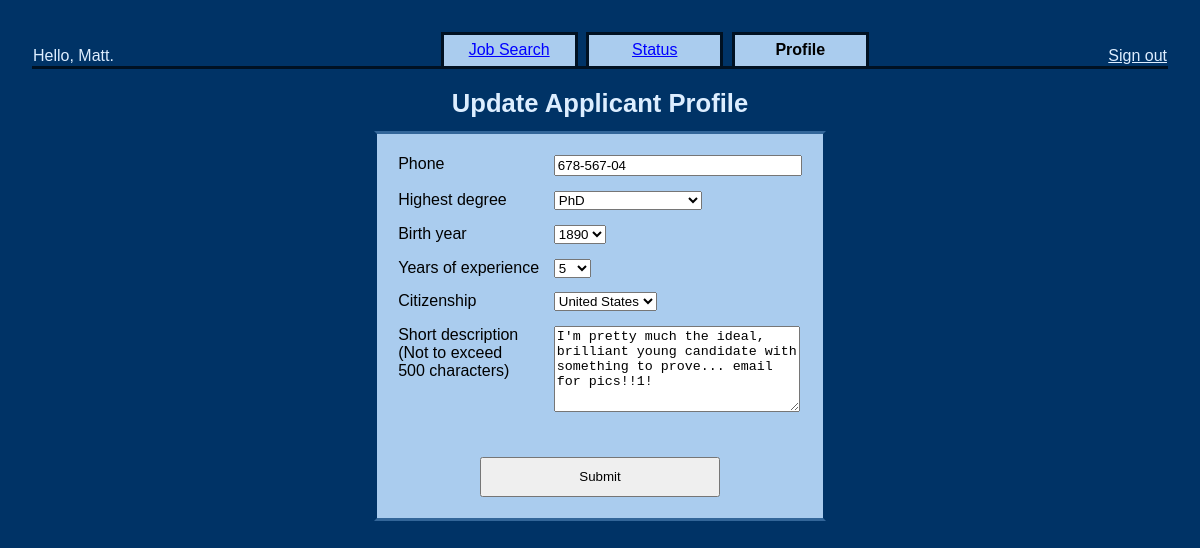
The app's page /applicant_profile.php (signed in) with its own data.
### tables this page shows
CREATE TABLE `CUSTOMER` (
  `USER_ID` int(11) NOT NULL auto_increment,
  `PASSWORD` varchar(32) NOT NULL,
  `EMAIL` varchar(220) NOT NULL,
  `NAME` varchar(255) NOT NULL,
  PRIMARY KEY  (`USER_ID`)
);

CREATE TABLE `APPLICANT` (
  `USER_ID` int(11) NOT NULL,
  `PHONE` char(10) default NULL,
  `HIGHEST_DEGREE` int(11) default NULL,
  `YEARS_EXPERIENCE` int(11) default NULL,
  `CITIZENSHIP` int(11) default NULL,
  `BIRTH_YEAR` int(11) default NULL,
  `DESCRIPTION` varchar(500) default NULL,
  PRIMARY KEY  (`USER_ID`),
  KEY `CITIZENSHIP` (`CITIZENSHIP`),
  KEY `HIGHEST_DEGREE` (`HIGHEST_DEGREE`)
);

### www/db.php (called while the page is built, shortened)
<?php
class Database {
    private $dblink;
    function __construct() {
        $host = "localhost";
        $user = "CareerWorks";
        $pass = "pineapple";
        $db_name = "CareerWorks";
        $dblink = @mysql_connect($host, $user, $pass);
        $this->dblink = $dblink;
    }
    private function doQuery($query) {
        $result = mysql_query($query, $this->dblink);
        return $result;
    }
    private function get_lookup_table($table) {
        $result = $this->doQuery(sprintf("
              SELECT  ID,
                      NAME
                FROM  %s LU
            ORDER BY  ID ASC",
            $table
        ));
        $arr = array();
        while ($row = mysql_fetch_assoc($result)) {
            $arr[$row['ID']] = $row['NAME'];
        }
        return $arr;
    }
    public function lookup_citizenship() {
        return $this->get_lookup_table("CITIZENSHIP_LU");
    }
    public function lookup_degree() {
        return $this->get_lookup_table("DEGREE_LU");
    }
    public function get_customer_name($user_id) {
        $result = $this->doQuery(sprintf("
              SELECT  C.NAME
                FROM  CUSTOMER C
               WHERE  C.USER_ID = '%s';",
            mysql_real_escape_string($user_id)
        ));
        $row = mysql_fetch_assoc($result);
        return $row['NAME'];
    }
    public function get_applicant($applicant_id) {
        $result = $this->doQuery(sprintf("
              SELECT  C.NAME,
                      C.EMAIL,
                      A.PHONE,
                      A.HIGHEST_DEGREE,
                      A.YEARS_EXPERIENCE,
                      A.CITIZENSHIP,
                      A.BIRTH_YEAR,
                      A.DESCRIPTION
                FROM  APPLICANT A,
                      CUSTOMER C
               WHERE  A.USER_ID = C.USER_ID
                 AND  A.USER_ID = '%s';",
            mysql_real_escape_string($applicant_id)
        ));
        $row = mysql_fetch_assoc($result);
        $applicant = array(
            'name' => $row['NAME'],
            'email' => $row['EMAIL'],
            'phone' => $row['PHONE'],
            'degree' => $row['HIGHEST_DEGREE'],
            'experience' => $row['YEARS_EXPERIENCE'],
            'citizenship' => $row['CITIZENSHIP'],
            'birth' => $row['BIRTH_YEAR'],
            'description' => $row['DESCRIPTION']
        );
        return $applicant;
    }
}
?>

### www/lib.php (called while the page is built, shortened)
<?
require_once('db.php');
$db = new Database();
?>

### www/applicant_profile.php (the view, shortened to what this page needs)
<?
require_once('lib.php');
$user_id = $_SESSION['user_id'];
if (register_post_keys('phone', 'degree', 'birth', 'experience',
                       'citizenship', 'description')) {
    $db->edit_applicant($user_id, $phone, $degree, $experience,
                        $citizenship, $birth, $description);
    goto_continue('Profile updated successfully.',
                  'applicant_profile.php');
} else {
    $applicant = $db->get_applicant($user_id);
    extract($applicant);
}
?>
<!DOCTYPE HTML PUBLIC "-//W3C//DTD HTML 4.01//EN" "http://www.w3.org/TR/html4/strict.dtd">
<html>
  <head>
    <link rel="stylesheet" href="style.css" type="text/css"/>
  </head>
  <body><form action="applicant_profile.php" method="POST">
    <? $tab = 'profile'; include('applicant_header.php'); ?>
    <h1>Update Applicant Profile</h1>
    <table class="box">
      <tr>
        <td>
          Phone
        </td>
        <td>
          <input type="text" name="phone" value="<? echo $phone; ?>" maxlength="10" />
        </td>
      </tr>
      <tr>
        <td>
          Highest degree
        </td>
        <td>
          <select name="degree">
          <? foreach ($db->lookup_degree() as $id => $name) { ?>
            <option value="<? echo "$id"; ?>"<?
              if ($id == $degree) { echo ' selected="selected"'; }
            ?>>
              <? echo $name; ?>
            </option>
          <? } ?>
          </select>
        </td>
      </tr>
      <tr>
        <td>
          Birth year
        </td>
        <td>
          <select name="birth">
          <? for ($i = date("Y") - 123; $i <= date("Y"); $i++) { ?>
            <option value="<? echo $i ?>"<?
              if ($id == $birth) { echo ' selected="selected"'; }
            ?>>
              <? echo $i ?>
            </option>
          <? } ?>
          </select>
        </td>
      </tr>
      <tr>
        <td>
          Years of experience
        </td>
        <td>
          <select name="experience">
          <? for ($i = 80; $i >= 0; $i--) { ?>
            <option value="<? echo $i ?>"<?
              if ($i == $experience) { echo ' selected="selected"'; }
            ?>>
              <? echo $i ?>
            </option>
          <? } ?>
          </select>
        </td>
      </tr>
      <tr>
        <td>
          Citizenship
        </td>
        <td>
          <select name="citizenship">
          <? foreach ($db->lookup_citizenship() as $id => $name) { ?>
            <option value="<? echo "$id"; ?>"<?
              if ($i == $citizenship) { echo ' selected="selected"'; }
            ?>>
              <? echo $name; ?>
            </option>
          <? } ?>
          </select>
        </td>
      </tr>
      <tr>
        <td>
          Short description<br />(Not to exceed<br />500 characters)
        </td>
        <td>
          <textarea name="description"><? echo $description; ?></textarea>
        </td>
      </tr>
      <tr>
        <td colspan="2" class="submitCell">
          <input type="Submit" value="Submit" class="btn" />
        </td>
      </tr>
    </table>
  </form></body>
</html>

### www/applicant_header.php
<? require_once('lib.php'); ?>
<table class="header" cellspacing="0">
  <tr>
    <td class="hello">
      Hello, <? echo $db->get_customer_name($_SESSION['user_id']); ?>.
    </td>
    <td class="tab<? if ($tab == 'job') { echo 'Selected'; } ?>">
      <a href="job_search.php">Job Search</a>
    </td>
    <td class="tabSpace">
    </td>
    <td class="tab<? if ($tab == 'status') { echo 'Selected'; } ?>">
      <a href="applicant_status.php">Status</a>
    </td>
    <td class="tabSpace">
    </td>
    <td class="tab<? if ($tab == 'profile') { echo 'Selected'; } ?>">
      <a href="applicant_profile.php">Profile</a>
    </td>
    <td class="signOut">
      <a href="sign_out.php">Sign out</a>
    </td>
  </tr>
</table>

### www/style.css (style rules this page uses)
body, div, td, span, h1, h2, h3, h4, h5, h6 { font-family: sans-serif; }
a { color: blue; }
html { margin: 0; padding: 0; }
body { background-color: #036; margin: 0; padding: 2em; text-align: center; }
td, th { text-align: left; vertical-align: top; }
form { margin: 0; padding: 0; }
h1 { text-align: center; font-size: 1.6em; margin: .8em 0 0 0; color: #def; }
.box { border-width: .2em; border-color: #369 #036 #369 #036; border-style: solid; background-color: #ace; padding: .8em; }
.box td, .box th { padding: .4em; text-align: left; vertical-align: top; }
table.box { margin: .8em auto 0 auto; }
input { width: 240px; }
textarea { width: 240px; height: 80px; text-align: left; }
input.btn { height: 3em; }
.header { width: 100%; border-style: solid; border-color: #012; border-width: 0 0 .2em 0; }
.header .hello { text-align: left; vertical-align: bottom; color: #def; }
.header .signOut a { color: #def; }
.header .signOut { text-align: right; vertical-align: bottom; }
.header .tab, .header .tabSelected { text-align: center; vertical-align: middle; width: 8em; border-style: solid; border-color: #012; border-width: .2em .2em 0 .2em; background-color: #ace; padding: .4em .1em .4em .1em; }
.header .tabSelected { font-weight: bold; }
.header .tabSelected a { color: black; text-decoration: none; }
.header .tabSpace { width: .4em; }
td.submitCell { text-align: center; padding-top: 2em; }

### records on screen
customer: NAME "Matt"
applicant: phone "678-567-04", degree "PhD", experience "5", description "I'm pretty much the ideal, brilliant young candidate with something to prove... email for pics!!1!"

### other values on screen
form field birth "1890"
form field citizenship "United States"
